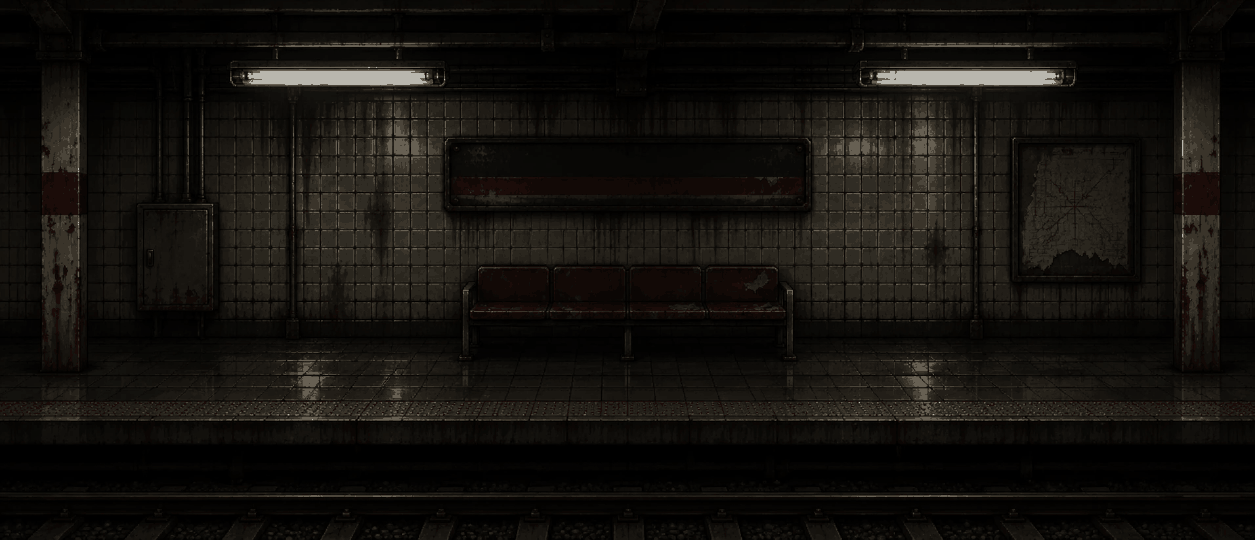
#> input picture Assets/Art/Cenario2/Objetos/estacao.png, 1255 x 540 px
$ python paleta.py
#> lines starting #> are read from the running program, lines starting #| are printed output that depends on the picture
"""Paleta oficial de Última Linha: as cores dos cenários que já estão bons (a estação do fim do C2 e o vagão do C0/C1).
Grava Ferramentas/Assets/paleta_oficial.png (amostras) e serve de módulo: prende(rgb) leva qualquer imagem para a paleta.
Uso: python Ferramentas/Assets/paleta.py"""
import os

import numpy as np
from PIL import Image

AQUI = os.path.dirname(os.path.abspath(__file__))
RAIZ = os.path.dirname(os.path.dirname(AQUI))
FONTES = [os.path.join(RAIZ, "Assets", "Art", "Cenario2", "Objetos", "estacao.png"),
          os.path.join(RAIZ, "Assets", "Art", "Cenario0", "vagao_antigo.png")]
BAYER = np.array([[0, 8, 2, 10], [12, 4, 14, 6], [3, 11, 1, 9], [15, 7, 13, 5]]) / 16.0 - 0.5


def cores():
    """As cores únicas das imagens de referência, ordenadas por brilho."""
    todas = np.concatenate([np.array(Image.open(f).convert("RGB")).reshape(-1, 3) for f in FONTES])
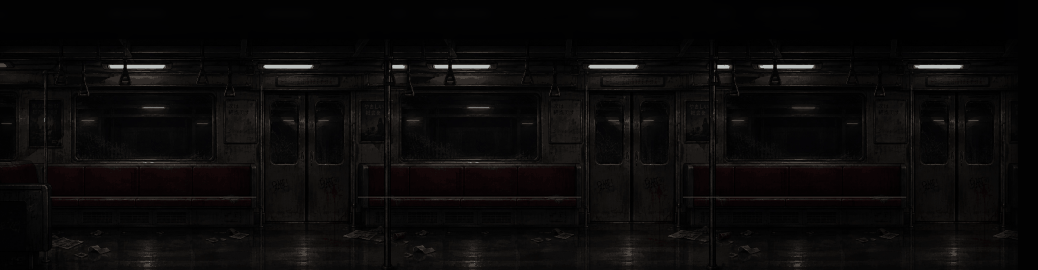
#> input picture Assets/Art/Cenario0/vagao_antigo.png, 2075 x 540 px (shown at 1/2 size)
    u = np.unique(todas, axis=0)
#> u = 80 rows, first 8: [0, 0, 0], [1, 0, 0], [1, 1, 1], [1, 1, 2], [2, 1, 0], [2, 2, 1], [2, 2, 2], [2, 2, 3]
    return u[np.argsort(u.astype(int).sum(1))]


def prende(rgb, pal=None, dither=0.0):
    """Cada pixel vai para a cor mais próxima da paleta. dither (0-1): Bayer 4x4 suave, para degradês não virarem faixas."""
    pal = cores() if pal is None else pal
    a = rgb[..., :3].astype(np.float32)
    if dither > 0:
        h, w = a.shape[:2]
        a = a + np.tile(BAYER, (h // 4 + 1, w // 4 + 1))[:h, :w, None] * dither * 24.0
    p = pal.astype(np.float32)
    out = np.empty(a.shape[:2] + (3,), np.uint8)
    plano = a.reshape(-1, 3)
    saida = out.reshape(-1, 3)
    for i in range(0, len(plano), 65536):  # em blocos, para não estourar a memória
        bloco = plano[i:i + 65536]
        d = ((bloco[:, None, :] - p[None, :, :]) ** 2).sum(2)
        saida[i:i + 65536] = pal[d.argmin(1)]
    return out


if __name__ == "__main__":
    pal = cores()
#> pal = 80 rows, first 8: [0, 0, 0], [1, 0, 0], [2, 1, 0], [1, 1, 1], [1, 1, 2], [3, 1, 1], [2, 2, 1], [3, 2, 0]
    lado = 24
    img = Image.new("RGB", (lado * 16, lado * ((len(pal) + 15) // 16)), (0, 0, 0))
#> img: PIL image 384x120 RGB; every value is 0
    for i, c in enumerate(pal):
        img.paste(tuple(int(v) for v in c), ((i % 16) * lado, (i // 16) * lado, (i % 16 + 1) * lado, (i // 16 + 1) * lado))
#> this loop made 80 passes
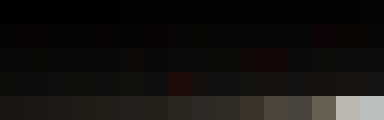
#> img: PIL image 384x120 RGB; mean R, G, B 21.2, 18.8, 16.6
    img.save(os.path.join(AQUI, "paleta_oficial.png"))
    teste = prende(np.array([[[255, 0, 0], [0, 0, 0]]], np.uint8), pal)
#> in prende, `a = rgb[..., :3].astype(np.float32)`: a = [[255, 0, 0], [0, 0, 0]]
#> in prende, `p = pal.astype(np.float32)`: p has the same summary as pal outside prende
#> the loop in prende, `for i in range(0, len(plano), 65536):` made 1 pass
#> bloco on pass 1: [[255, 0, 0], [0, 0, 0]]
#> after the loop in prende, `for i in range(0, len(plano), 65536):`: saida = [[103, 96, 83], [0, 0, 0]]
#> teste = [[103, 96, 83], [0, 0, 0]]
    assert teste.shape == (1, 2, 3) and tuple(teste[0, 1]) == tuple(pal[0])
    print(len(pal), "cores ->", os.path.join(AQUI, "paleta_oficial.png"))
#| 80 cores -> Ferramentas/Assets/paleta_oficial.png
